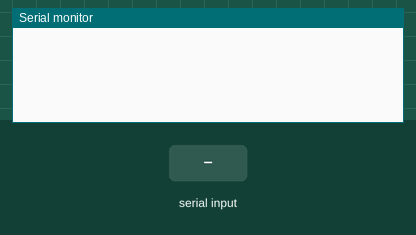
The sketch below on a simulated Arduino Uno, built with avr-gcc and run on an emulated ATmega328P. On the bench: the last lines printed to the serial monitor. The inputs (shaded band) are chosen by the test bench.

Above: at 1.2 s.
1.3 s: "90,45\n" received over Serial
At 2.5 s:
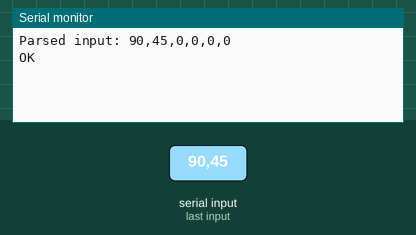
2.8 s: "30,150\n" received over Serial
At 3.9 s:
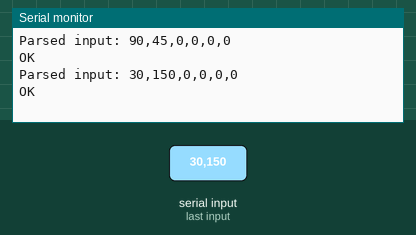

The sketch:

test_parse_speed.ino
```cpp
bool debug = true;

void setup() {
  Serial.begin(115200);
}

void loop() {
  SerialControlMode();
}

void SerialControlMode(){

	String n;
	//Servo* s = 0;

	int i=1;
	int pos[7] = {0, 0, 0, 0, 0, 0, 0};
       char tmp[100];
       char *t = &tmp[0];

	//expected input 6 csv numbers for servo positions \n
	//0,0,0,0,0,0\n
        while(!Serial.available()) delay(1);

	n = Serial.readStringUntil('\n');

	if(n.length() >= 100){
		Serial.println("Invalid to long!");
		return;
	}

	strcpy(tmp,n.c_str());

	while(i < 7){
	    pos[i] = atoi(t);
	    i++;
		if(i!=7){
			while(*t != ','){
				if(*t == 0){i=7; break;}
				t++;
			}
		}
		t++;
	}

	if(i!=7){
		Serial.print("Invalid command string i=");
		Serial.println(i);
		Serial.println();
		return;
	}

	if(debug){
		Serial.print("Parsed input: ");
		for(i=1; i<=6; i++){
			Serial.print(pos[i]);
			Serial.print( (i==6 ? '\n' : ',' ) );
		}
	}

        Serial.println("OK");

}
```

Measured:
- after the input at 1.3 s, the serial monitor: prints a new line at once (image 1)
- after the input at 2.8 s, the serial monitor: prints a new line at once (image 2)
